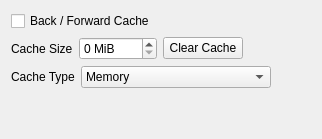
        <widget class="QWidget" name="cache_page">
         <layout class="QVBoxLayout" name="verticalLayout_2">
          <item>
           <widget class="QCheckBox" name="back_forward_cache">
            <property name="text">
             <string>Back / Forward Cache</string>
            </property>
           </widget>
          </item>
          <item>
           <layout class="QHBoxLayout" name="horizontalLayout_3">
            <item>
             <widget class="QLabel" name="label_2">
              <property name="text">
               <string>Cache Size</string>
              </property>
             </widget>
            </item>
            <item>
             <widget class="QSpinBox" name="cache_size">
              <property name="toolTip">
               <string>&lt;html&gt;&lt;head/&gt;&lt;body&gt;&lt;p&gt;A value of zero will allow QWebEngine to control the size of the cache automatically. Private windows assume unlimited caches.&lt;/p&gt;&lt;/body&gt;&lt;/html&gt;</string>
              </property>
              <property name="suffix">
               <string> MiB</string>
              </property>
              <property name="maximum">
               <number>2048</number>
              </property>
             </widget>
            </item>
            <item>
             <widget class="QPushButton" name="clear_cache">
              <property name="text">
               <string>Clear Cache</string>
              </property>
             </widget>
            </item>
            <item>
             <spacer name="horizontalSpacer_2">
              <property name="orientation">
               <enum>Qt::Orientation::Horizontal</enum>
              </property>
              <property name="sizeHint" stdset="0">
               <size>
                <width>40</width>
                <height>20</height>
               </size>
              </property>
             </spacer>
            </item>
           </layout>
          </item>
          <item>
           <layout class="QHBoxLayout" name="horizontalLayout_2">
            <item>
             <widget class="QLabel" name="label">
              <property name="text">
               <string>Cache Type</string>
              </property>
             </widget>
            </item>
            <item>
             <widget class="QComboBox" name="cache_type">
              <property name="toolTip">
               <string>&lt;html&gt;&lt;head/&gt;&lt;body&gt;&lt;p&gt;Private windows store information in memory caches.&lt;/p&gt;&lt;/body&gt;&lt;/html&gt;</string>
              </property>
              <property name="insertPolicy">
               <enum>QComboBox::InsertPolicy::NoInsert</enum>
              </property>
              <property name="sizeAdjustPolicy">
               <enum>QComboBox::SizeAdjustPolicy::AdjustToContents</enum>
              </property>
              <property name="minimumContentsLength">
               <number>20</number>
              </property>
              <item>
               <property name="text">
                <string>Memory</string>
               </property>
              </item>
              <item>
               <property name="text">
                <string>None</string>
               </property>
              </item>
             </widget>
            </item>
            <item>
             <spacer name="horizontalSpacer">
              <property name="orientation">
               <enum>Qt::Orientation::Horizontal</enum>
              </property>
              <property name="sizeHint" stdset="0">
               <size>
                <width>40</width>
                <height>20</height>
               </size>
              </property>
             </spacer>
            </item>
           </layout>
          </item>
          <item>
           <spacer name="verticalSpacer_2">
            <property name="orientation">
             <enum>Qt::Orientation::Vertical</enum>
            </property>
            <property name="sizeHint" stdset="0">
             <size>
              <width>20</width>
              <height>40</height>
             </size>
            </property>
           </spacer>
          </item>
         </layout>
        </widget>
